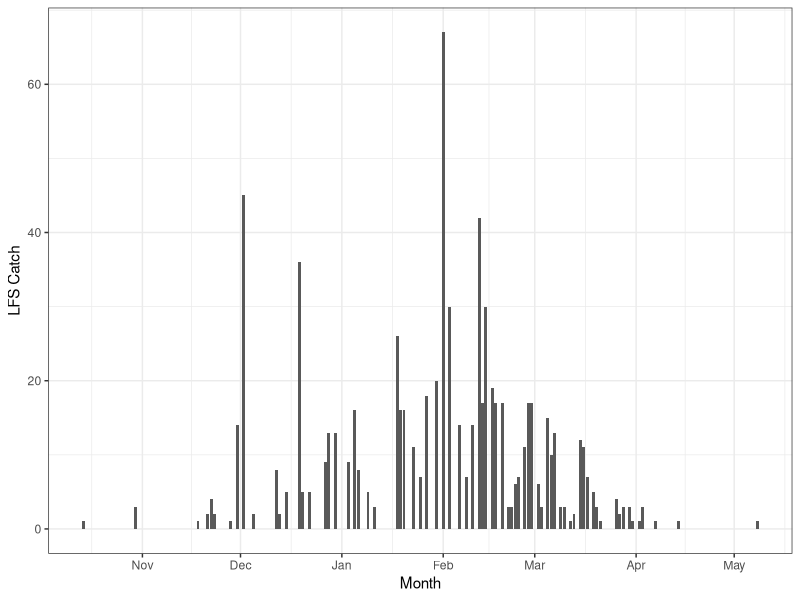
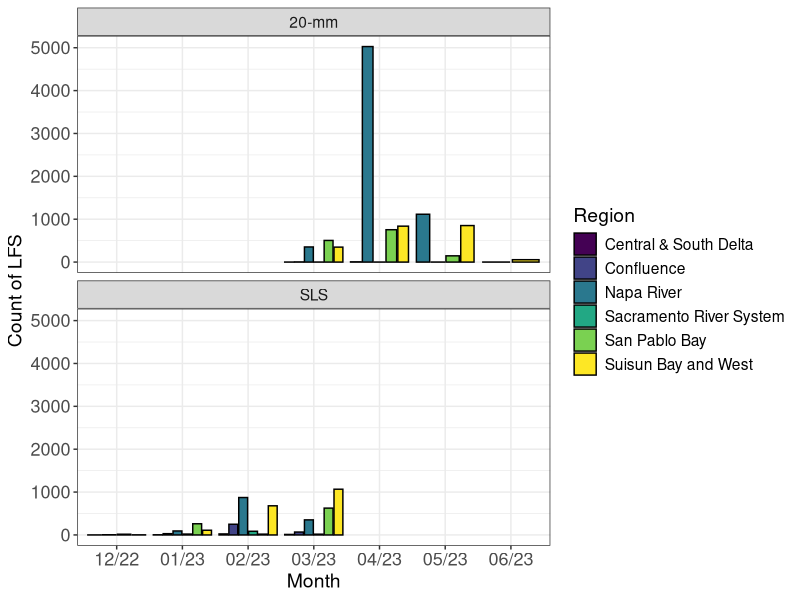
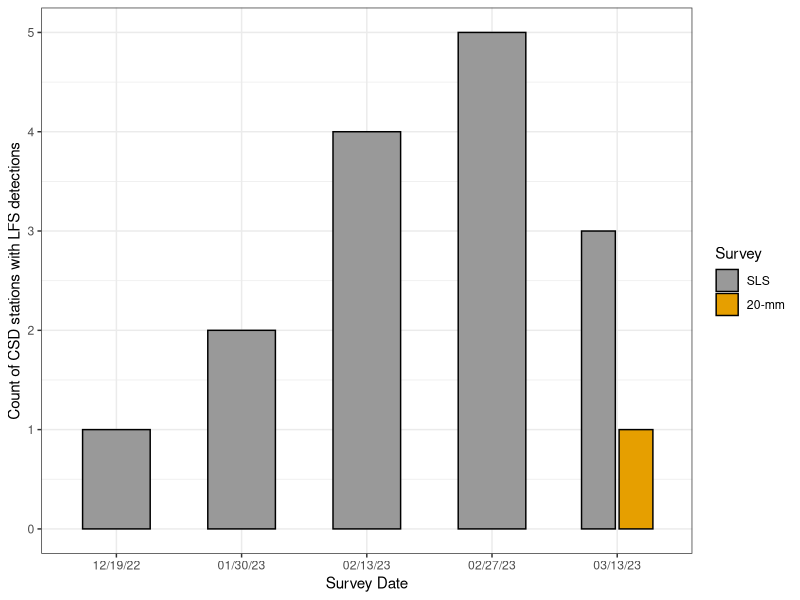
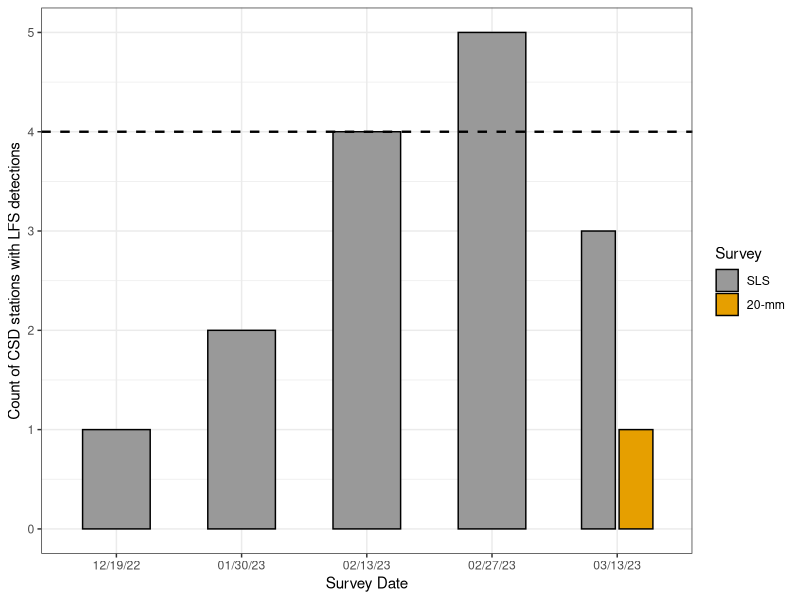
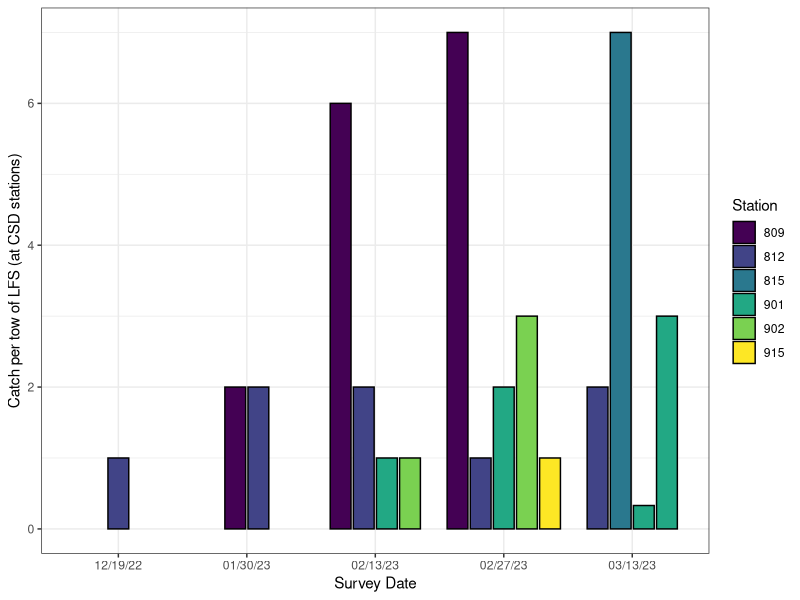
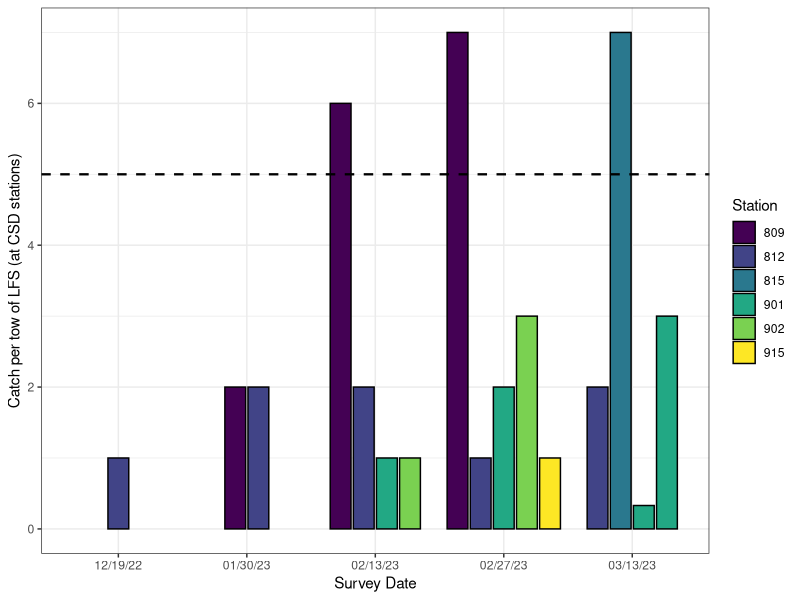
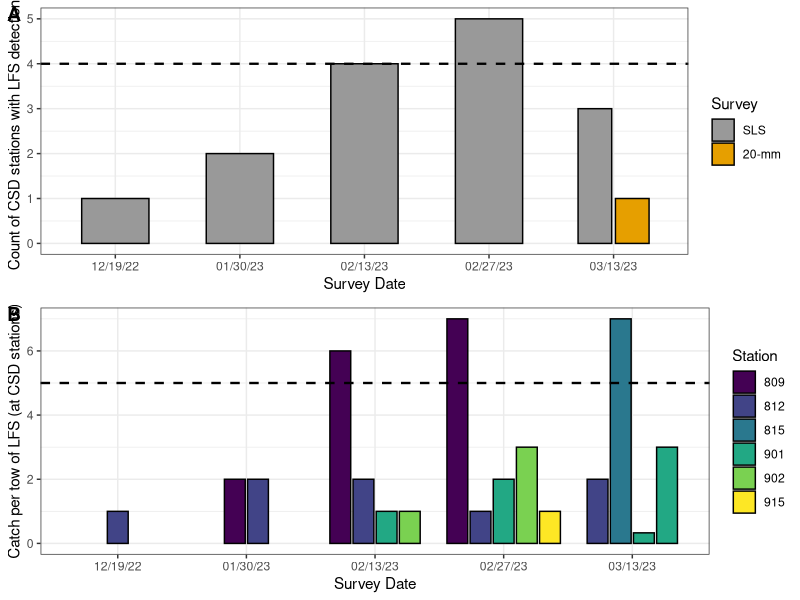
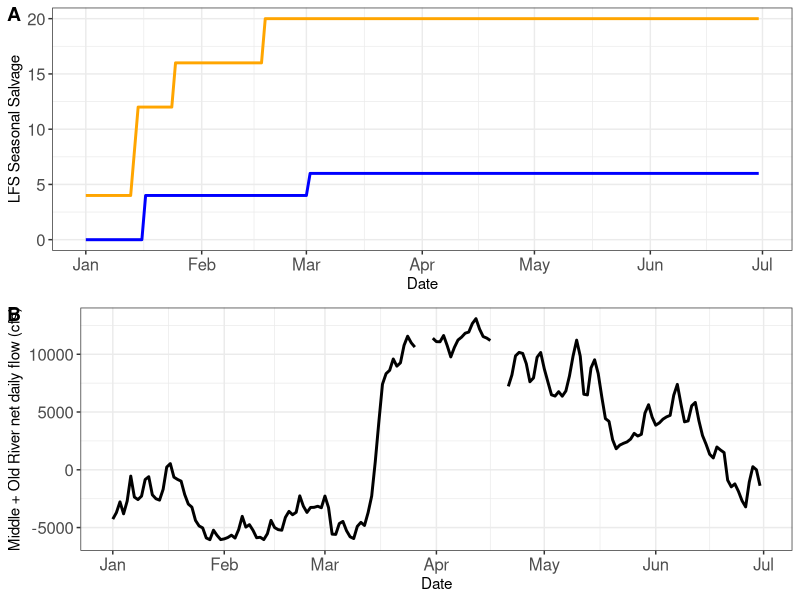

Recreate these plots in R, in order.
## ---- chunk 1
library(tidyverse)
library(lubridate)
library(ggpubr)
## ---- chunk 2
#data provided by Stephen Staiger

chipps <- read.csv("LongfinSmelt/Data/Chipps Island Trawls LFS Oct2022-Jun2023.csv", stringsAsFactors = F)
chipps$SampleDate<-mdy(chipps$SampleDate)

#filter to >60mm
chipps.ad <- filter(chipps, ForkLength >= 60)

#plot catch over time
ggplot(data=chipps.ad, aes(x=SampleDate, y=SumOfCount)) +
    geom_bar(stat="identity") +
    theme_bw() +
    ylab("LFS Catch") +
    xlab("Month") +
    scale_x_date(date_breaks = "1 month", date_labels = "%b")

ggsave("LongfinSmelt/Plots/chipps_plot.png", height=4, width=7, units="in")
## ---- chunk 3
#data provided by Vanessa Mora

twentymm <- read.csv("LongfinSmelt/Data/20-mm LFS Catch Data 2023.csv", stringsAsFactors = F)
twentymm$SampleDate<-mdy(twentymm$SampleDate)
twentymm$SurveyType <- "20-mm"

sls <- read.csv("LongfinSmelt/Data/SLS LFS Catch Data 2023.csv", stringsAsFactors = F)
sls$SampleDate<-mdy(sls$Date)
sls$SurveyType <- "SLS"

#combine datasets
twentymm2 <- twentymm[c(1:4, 6:10)]
sls2 <- sls[c(1,3:4,6:10)]
sls2$TowNum <- NA

survey <- rbind(twentymm2,sls2)
survey$my <- format(as.Date(survey$SampleDate, format="%m/%Y/%d"),"%m/%y")

#get total catch per region to inform text updates
year<-survey %>% 
  group_by(Region) %>% 
  summarize("Count"= sum(Catch))

#get total catch by month to inform text updates
totalm<-survey %>% 
  group_by(my) %>% 
  summarize("Count"= sum(Catch))

#plot by survey
#get monthly catch
month2<-survey %>% 
  group_by(Region, SurveyType, my) %>% 
  summarize("Count"= sum(Catch))

#plot

month2$my <- factor(month2$my, levels=c("12/22", "01/23", "02/23", "03/23", "04/23", "05/23", "06/23"))

ggplot(data=month2, aes(x=my, y=Count, fill=Region)) +
    geom_bar(stat = "identity", position="dodge2",  colour="black") +
    facet_wrap(~SurveyType, ncol=1) +
    theme_bw() +
    ylab("Count of LFS") +
    xlab("Month") +
    theme(legend.position = "right") +
    theme(text = element_text(size = 14)) +
    theme(axis.text = element_text(size = 13)) +
    scale_fill_viridis_d()
    
ggsave("LongfinSmelt/Plots/catch_plot2.png", height=8, width=8.5, units="in")
## ---- chunk 4
#survey plot-------------------------------
survey.csd <- filter(survey, Region == "Central & South Delta")
survey.csd$Station<-as.character(survey.csd$Station)

survey.csd$SampleDate <- format(as.Date(survey.csd$SampleDate, format="%Y/%m/%d"),"%m/%d/%y")

#sum by station
csd.surv1<-survey.csd %>% 
  group_by(SampleDate, SurveyType, Station, Survey) %>% 
  summarize("Count"= sum(Catch))

csd.surv1$Detec <- 1

#sum stations with detection by survey
csd.surv<-csd.surv1 %>% 
  group_by(SampleDate, SurveyType, Survey) %>% 
  summarize("detections"= sum(Detec))

csd.surv$SampleDate <- factor(csd.surv$SampleDate, levels=c("12/19/22", "01/30/23", "02/13/23", "02/27/23", "03/13/23"))
csd.surv$SurveyType <- factor(csd.surv$SurveyType, levels=c("SLS", "20-mm"))

#plot
cbbPalette <- c("#999999", "#E69F00")

su <- ggplot(data=csd.surv, aes(x=SampleDate, y=detections, fill=SurveyType)) +
    geom_bar(stat = "identity", position="dodge2", width = 0.6, colour="black") +
    theme_bw() +
    ylab("Count of CSD stations with LFS detections") +
    xlab("Survey Date") +
    labs(fill='Survey') +
    scale_fill_manual(values=cbbPalette) #+
   # theme(axis.text.x = element_text(angle = 25))
su
surv <- su + geom_hline(yintercept=4, linetype="dashed", color = "black", size = .8)
surv

#station plot------------------------------
#sum by station
csd.stat<-survey.csd %>% 
  group_by(SampleDate, SurveyType, Station) %>% 
  summarize("Count"= mean(Catch))

#20-mm survey needs to be an average of the 3 tows - since this doesn't include 0 data and we don't have that yet, we will assume tows 1 and 3 were completed and had 0 LFS. Right now there is only on 20-mm survey station included in this plot. Updated data may change this and should include accurate 0 data in case certain tows were missed, etc. For now though I'm just going to make a manual change.

csd.stat$Count[csd.stat$SurveyType == "20-mm"] <- 0.33

csd.stat$SampleDate <- as.character(csd.stat$SampleDate)

csd.stat$SampleDate <- factor(csd.stat$SampleDate, levels=c("12/19/22", "01/30/23", "02/13/23", "02/27/23", "03/13/23"))

#plot catch by station
s <- ggplot(data=csd.stat, aes(x=SampleDate, y=Count, fill=Station)) +
    geom_col(position = position_dodge2(width = 0.9, preserve = "single"), colour="black") +
    theme_bw() +
    ylab("Catch per tow of LFS (at CSD stations)") +
    xlab("Survey Date") +
    scale_fill_viridis_d() #+
    #theme(axis.text.x = element_text(angle = 25))
s
stat <- s + geom_hline(yintercept=5, linetype="dashed", color = "black", size = .8)
stat

#combine----------------------------------

figure <- ggarrange(surv, stat,
                    labels = c("A", "B"),
                    ncol = 1, nrow = 2)
figure

ggsave("LongfinSmelt/Plots/survey_station_plot.png", height=8, width=7, units="in")

#notes: 
#COA 8.4.2 covers larval and juvenile Longfin Smelt (LFS) entrainment protection. One of the  criteria is “From January 1 through June 30, when a single Smelt Larva Survey (SLS) or 20-mm Survey (20-mm) sampling period exceeds one of the following thresholds: LFS catch per tow exceeds five LFS larvae or juveniles in two or more of the 12 stations in the central Delta and south Delta (Stations 809, 812, 815, 901, 902, 906, 910, 912, 914, 915, 918, 919).” Occasionally adverse conditions, such as excessive submerged aquatic vegetation, require survey crews to reduce the tow duration to effectively sample a station. If tow duration is reduced at a station, the catch during that shorter tow shall be expanded to be representative of a standard 10-minute tow to determine if the threshold is exceeded. For example, if three LFS larvae are caught during a five-minute tow the catch will be expanded to six LFS larvae and therefore the threshold will be considered exceeded and the COA triggered. In the case of the 20-mm Survey, which conducts multiple tows at a station, the threshold is considered exceeded if the average of all tows conducted at station, during a single survey, exceeds five LFS larvae.
## ---- chunk 5
#data from: Walter Griffiths

salvage <- read.csv("LongfinSmelt/Data/Total.Salvage_2023.csv",  stringsAsFactors = F)
salvage$Date<-mdy(salvage$DATE)

#plot seasonal salvage
sal <- ggplot() +
    geom_line(data=salvage, aes(x=Date, y=State.Season.Salvage), color="blue", size=1) +
    geom_line(data=salvage, aes(x=Date, y=Federal.Season.Salvage), color="orange", size=1) +
    theme_bw() +
    ylab("LFS Seasonal Salvage") +
    xlab("Date") +
    scale_x_date(date_breaks = "1 month", date_labels = "%b") +
    theme(axis.text = element_text(size = 12)) 

#plot flow
salvage$OMR <- as.numeric(salvage$Middle...Old.R.Net.Daily.Flow..cfs.)

flow <- ggplot() +
    geom_line(data=salvage, aes(x=Date, y= OMR), size=1) +
    theme_bw() +
    ylab("Middle + Old River net daily flow (cfs)") +
    xlab("Date") +
    scale_x_date(date_breaks = "1 month", date_labels = "%b")+
    theme(axis.text = element_text(size = 12)) 

figure <- ggarrange(sal, flow,
                    labels = c("A", "B"),
                    ncol = 1, nrow = 2)
figure

ggsave("LongfinSmelt/Plots/2023salvage.png", height=7, width=8, units="in")
